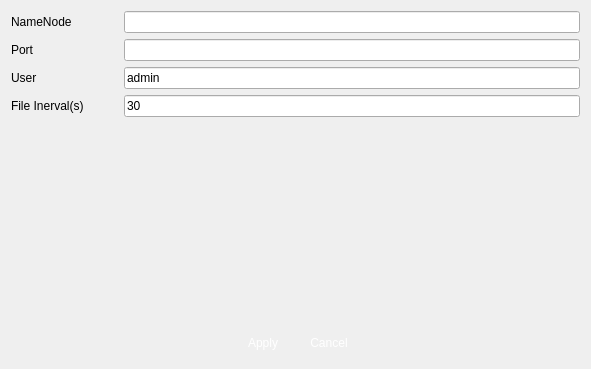
<?xml version="1.0" encoding="UTF-8"?>
<ui version="4.0">
 <class>VSCHdfsRecord</class>
 <widget class="QWidget" name="VSCHdfsRecord">
  <property name="geometry">
   <rect>
    <x>0</x>
    <y>0</y>
    <width>591</width>
    <height>369</height>
   </rect>
  </property>
  <property name="windowTitle">
   <string>HDFS</string>
  </property>
  <property name="windowIcon">
   <iconset>
    <normaloff>:/logo/resources/vscsmall.jpg</normaloff>:/logo/resources/vscsmall.jpg</iconset>
  </property>
  <layout class="QVBoxLayout" name="verticalLayout">
   <item>
    <layout class="QGridLayout" name="gridLayout">
     <property name="horizontalSpacing">
      <number>40</number>
     </property>
     <item row="2" column="2">
      <widget class="QLineEdit" name="lineEditUser">
       <property name="text">
        <string>admin</string>
       </property>
       <property name="readOnly">
        <bool>false</bool>
       </property>
      </widget>
     </item>
     <item row="1" column="2">
      <widget class="QLineEdit" name="lineEditPort">
       <property name="maximumSize">
        <size>
         <width>16777215</width>
         <height>16777215</height>
        </size>
       </property>
       <property name="readOnly">
        <bool>false</bool>
       </property>
      </widget>
     </item>
     <item row="1" column="0">
      <widget class="QLabel" name="label_2">
       <property name="text">
        <string>Port</string>
       </property>
      </widget>
     </item>
     <item row="0" column="0">
      <widget class="QLabel" name="label_4">
       <property name="text">
        <string>NameNode</string>
       </property>
      </widget>
     </item>
     <item row="2" column="0">
      <widget class="QLabel" name="label">
       <property name="text">
        <string>User</string>
       </property>
      </widget>
     </item>
     <item row="0" column="2">
      <widget class="QLineEdit" name="lineEditNameNode">
       <property name="text">
        <string/>
       </property>
       <property name="readOnly">
        <bool>false</bool>
       </property>
      </widget>
     </item>
     <item row="3" column="0">
      <widget class="QLabel" name="label_5">
       <property name="text">
        <string>File Inerval(s)</string>
       </property>
      </widget>
     </item>
     <item row="3" column="2">
      <widget class="QLineEdit" name="lineEditFileInterval">
       <property name="text">
        <string>30</string>
       </property>
       <property name="readOnly">
        <bool>false</bool>
       </property>
      </widget>
     </item>
    </layout>
   </item>
   <item>
    <spacer name="verticalSpacer">
     <property name="orientation">
      <enum>Qt::Vertical</enum>
     </property>
     <property name="sizeHint" stdset="0">
      <size>
       <width>20</width>
       <height>40</height>
      </size>
     </property>
    </spacer>
   </item>
   <item>
    <layout class="QHBoxLayout" name="horizontalLayout">
     <item>
      <spacer name="horizontalSpacer">
       <property name="orientation">
        <enum>Qt::Horizontal</enum>
       </property>
       <property name="sizeHint" stdset="0">
        <size>
         <width>40</width>
         <height>20</height>
        </size>
       </property>
      </spacer>
     </item>
     <item>
      <widget class="QPushButton" name="pushButtonApply">
       <property name="minimumSize">
        <size>
         <width>60</width>
         <height>30</height>
        </size>
       </property>
       <property name="maximumSize">
        <size>
         <width>60</width>
         <height>30</height>
        </size>
       </property>
       <property name="styleSheet">
        <string notr="true">QPushButton { 
border:none;
color:white;
background-image: url(:/action/resources/button.png);}
QPushButton:hover {
	background-image: url(:/action/resources/buttonpress.png);}
QPushButton:pressed {
	background-image: url(:/action/resources/button.png);}
</string>
       </property>
       <property name="text">
        <string>Apply</string>
       </property>
       <property name="iconSize">
        <size>
         <width>60</width>
         <height>40</height>
        </size>
       </property>
      </widget>
     </item>
     <item>
      <widget class="QPushButton" name="pushButtonCancel">
       <property name="minimumSize">
        <size>
         <width>60</width>
         <height>30</height>
        </size>
       </property>
       <property name="maximumSize">
        <size>
         <width>60</width>
         <height>30</height>
        </size>
       </property>
       <property name="styleSheet">
        <string notr="true">QPushButton { 
border:none;
color:white;
background-image: url(:/action/resources/button.png);}
QPushButton:hover {
	background-image: url(:/action/resources/buttonpress.png);}
QPushButton:pressed {
	background-image: url(:/action/resources/button.png);}
</string>
       </property>
       <property name="text">
        <string>Cancel</string>
       </property>
       <property name="iconSize">
        <size>
         <width>60</width>
         <height>40</height>
        </size>
       </property>
      </widget>
     </item>
     <item>
      <spacer name="horizontalSpacer_2">
       <property name="orientation">
        <enum>Qt::Horizontal</enum>
       </property>
       <property name="sizeHint" stdset="0">
        <size>
         <width>40</width>
         <height>20</height>
        </size>
       </property>
      </spacer>
     </item>
    </layout>
   </item>
  </layout>
 </widget>
 <resources>
  <include location="../main/vscmainwindows.qrc"/>
 </resources>
 <connections/>
</ui>
